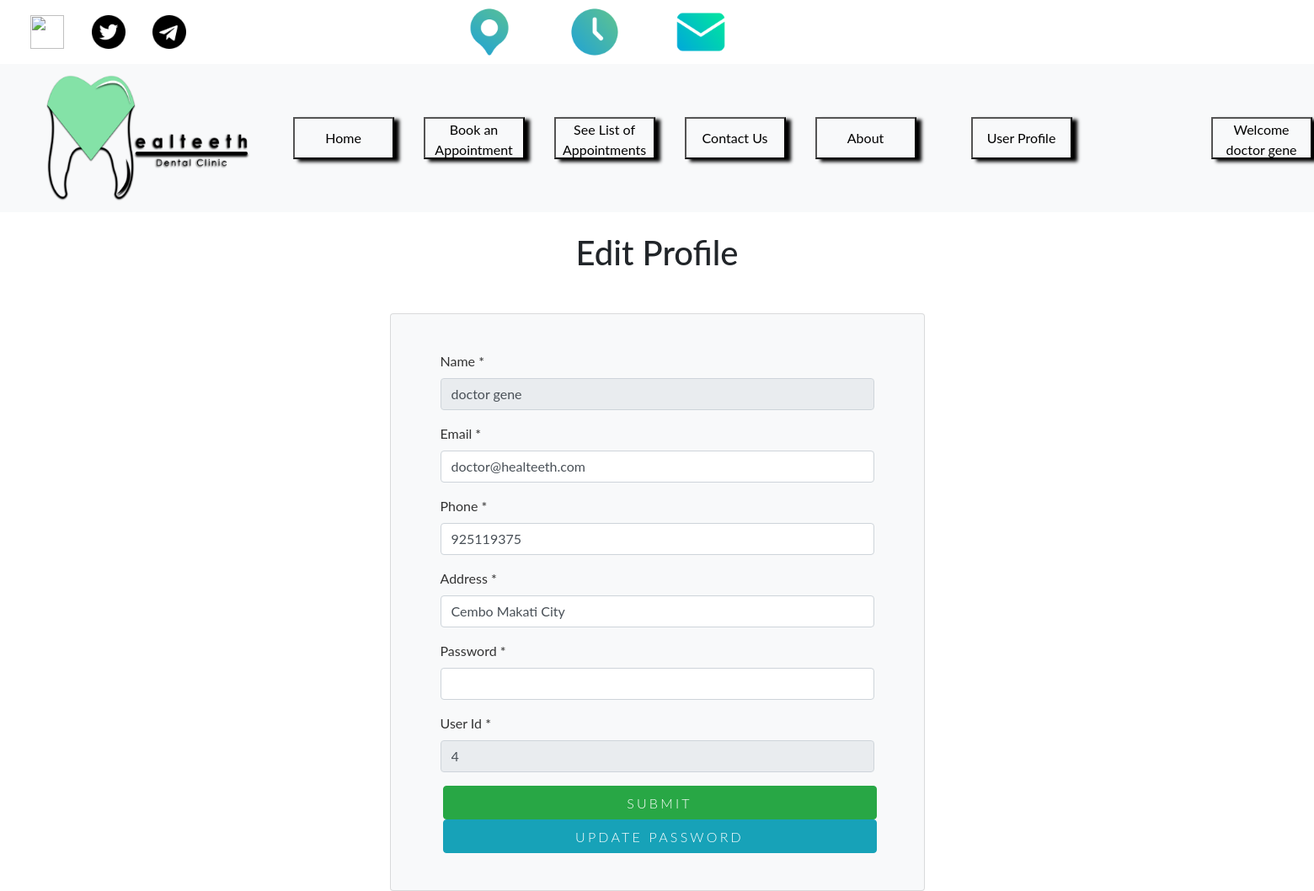
Page /userprofile.php (signed in) on the earlier database version.
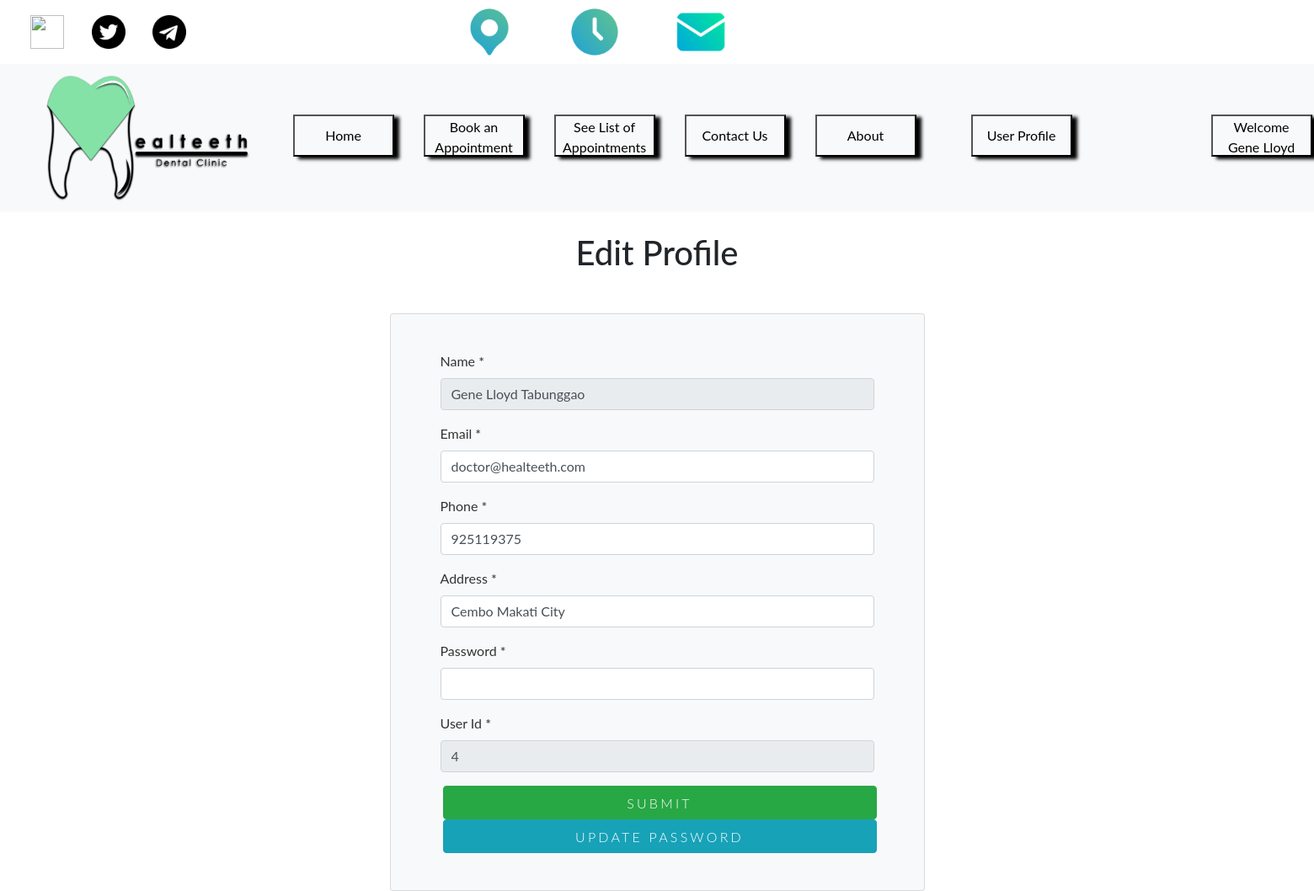
Same page on the later database version.
### tables this page shows
CREATE TABLE `user` (
  `id` int(11) NOT NULL,
  `full_name` varchar(100) NOT NULL,
  `email_address` varchar(100) NOT NULL,
  `password` varchar(100) NOT NULL,
  `contact_number` int(100) NOT NULL,
  `full_address` varchar(100) NOT NULL,
  `role` varchar(11) NOT NULL DEFAULT 'Patient'
);

### userprofile.php (the view, shortened to what the changed rows need)
<?php
include 'config2.php';
$id = $_SESSION['id'];
$result = mysqli_query($con, "SELECT * FROM user where id = $id");
while($row = mysqli_fetch_array($result)){
$full_name = $row['full_name'];
$email_address = $row['email_address'];
$contact_number = $row['contact_number'];
$full_address = $row['full_address'];
}
?>
<!DOCTYPE html>
<html>
<head>
    <link rel="stylesheet" type="text/css" href="https://maxcdn.bootstrapcdn.com/bootstrap/4.0.0/css/bootstrap.min.css">
</head>
<body>
<nav class="navbar navbar-expand-md sticky-top navbar-light bg-light">
    <div class="mx-auto order-0">
         <ul class="navbar-nav ml-auto">
            <li class="nav-item">
                <button class="custom6">Welcome <?php echo $full_name;?></button>
            </li>
        </ul>
    </div>
</nav>
<div class="container">
    <br>
    <h1 align="center">Edit Profile</h1>
     <div class="row ">
      <div class="col-lg-7 mx-auto">
        <div class="card mt-2 mx-auto p-4 bg-light">
            <div class="card-body bg-light">
            <div class = "container">
           <form method="POST" enctype="multipart/form-data">
            <div class="controls">
                <div class="row">
                    <div class="col-md-12">
                        <div class="form-group">
                            <label for="form_name">Name *</label>
                            <input id="form_name" type="text" name="patient_name" class="form-control"
                            value ="<?php echo $full_name;?>" disabled required="required" data-error="Firstname is required.">
                        </div>
                    </div>
                </div>
                <div class="row">
                    <div class="col-md-12">
                        <div class="form-group">
                            <label for="form_email">Email *</label>
                            <input id="form_email" type="text" name="email" class="form-control"
                            value ="<?php echo $email_address;?>" required="required" data-error="Valid email is required.">
                        </div>
                    </div>
                </div>
                 <div class="row">
                    <div class="col-md-12">
                        <div class="form-group">
                            <label for="form_name">Phone *</label>
                            <input id="form_name" type="text" name="phone" class="form-control" value ="<?php echo $contact_number;?>" required="required" data-error="Firstname is required.">
                        </div>
                    </div>
                </div>
                 <div class="row">
                    <div class="col-md-12">
                        <div class="form-group">
                            <label for="form_name">Address *</label>
                            <input id="form_name" type="text" name="address" class="form-control" value ="<?php echo $full_address;?>" required="required" data-error="Firstname is required.">
                        </div>
                    </div>
                </div>
         </form>
    </div>
    </div>
</div>
</div>
</body>
</html>

Differences in the rows shown:
changed user "doctor@healteeth.com": full_name "doctor gene" → "Gene Lloyd…"; patient_name "doctor gene" → "Gene Lloyd Tabunggao"
